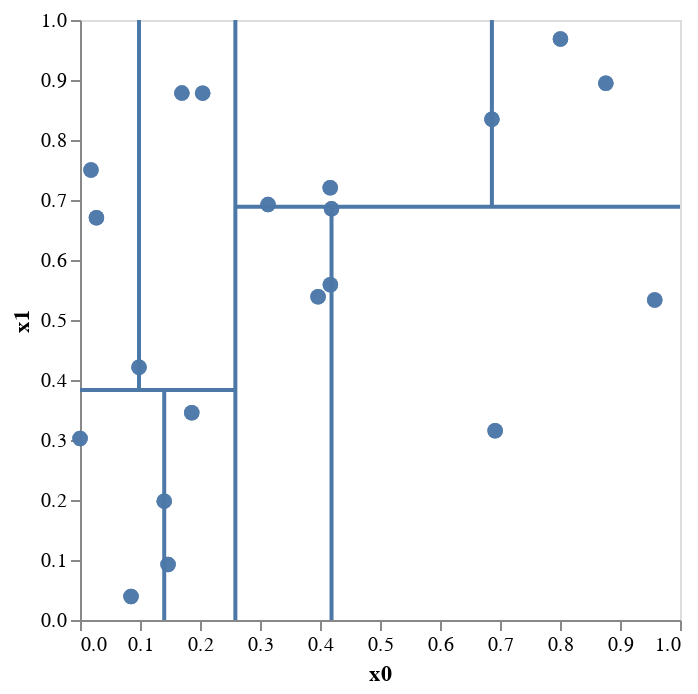

Source (notebook cell):
### Markdown cell above
Now, the 2-dimensional plot shows the first two levels of partitioning in a k-d tree.

The lines divide the space into rectangles, each associated with a node in the k-d tree. The blue dots represent the data points, and their position relative to the lines indicates in which node of the k-d tree they would be located. The structure of these partitions reflects the hierarchical, recursive nature of the k-d tree, and the plot visualizes how a two-level k-d tree organizes the data in 2D space. Each subsequent depth would further subdivide the regions until each leaf node of the tree contains a small number of points, potentially down to a single point.

- **Clusters** in a k-d tree plot they simply represent how the k-d tree organizes the data points into different partitions for efficient nearest neighbor searches.
- Each rectangular region formed by the intersecting lines can be thought of as a "bucket" that groups points together based on the splitting criteria of the tree at each depth. These regions become nodes in the k-d tree.
- The points within each rectangle are not necessarily the closest to each other in the dataset; they just happen to fall within the same partition based on the dimension and the median value at that node in the tree.

- **Dots over the lines** represent data points that lie exactly on the splitting hyperplane at any given depth of the tree.
- In 2D space, these "lines" are the splitting criteria — one line splits across the `x0` axis and the other across the `x1` axis. The dots on the lines are the points where the `x0` or `x1` value is equal to the median of the respective dimension used for the split at that level of the tree.
- When building the k-d tree, these points could be assigned to either the left or right subtree arbitrarily, or some implementations may have a rule to decide on which side of the split such points should go.

- The precise position of the dots, whether they're over the lines or not, is significant for how the tree will navigate during nearest neighbor searches, but it does not provide direct information about the density or the true "closeness" of the points unless we consider the actual distances between them.

### Code cell
kdt.plot2d(depth=3)

### Figure 1 — Vega-Lite specification as saved in the notebook (floating-point values rounded to 4 significant figures)
{"config": {"view": {"continuousWidth": 300, "continuousHeight": 300}}, "layer": [{"data": {"name": "data-27c49ca2d2c0e4fe4f94f1d7c160a361"}, "mark": {"type": "circle", "size": 60}, "encoding": {"x": {"axis": {"grid": false}, "field": "x0", "type": "quantitative"}, "y": {"axis": {"grid": false}, "field": "x1", "type": "quantitative"}}}, {"data": {"name": "data-9bc712eec4862e0da7b537a787dfb3ee"}, "mark": {"type": "line"}, "encoding": {"x": {"axis": {"grid": false}, "field": "x0", "type": "quantitative"}, "y": {"axis": {"grid": false}, "field": "x1", "type": "quantitative"}}}, {"layer": [{"data": {"name": "data-7973e3913bac78a2baa4c4ec11621abd"}, "mark": {"type": "circle", "size": 60}, "encoding": {"x": {"axis": {"grid": false}, "field": "x0", "type": "quantitative"}, "y": {"axis": {"grid": false}, "field": "x1", "type": "quantitative"}}}, {"data": {"name": "data-e97518c52016479bcce556dfc5709844"}, "mark": {"type": "line"}, "encoding": {"x": {"axis": {"grid": false}, "field": "x0", "type": "quantitative"}, "y": {"axis": {"grid": false}, "field": "x1", "type": "quantitative"}}}, {"layer": [{"data": {"name": "data-657747fab5880c708469930737ea95ef"}, "mark": {"type": "circle", "size": 60}, "encoding": {"x": {"axis": {"grid": false}, "field": "x0", "type": "quantitative"}, "y": {"axis": {"grid": false}, "field": "x1", "type": "quantitative"}}}, {"data": {"name": "data-05126c66c4ff0f169733929c9a1f1121"}, "mark": {"type": "line"}, "encoding": {"x": {"axis": {"grid": false}, "field": "x0", "type": "quantitative"}, "y": {"axis": {"grid": false}, "field": "x1", "type": "quantitative"}}}], "encoding": {}}, {"layer": [{"data": {"name": "data-a5bfb3ebb114c79d889a25cb59fe8c56"}, "mark": {"type": "circle", "size": 60}, "encoding": {"x": {"axis": {"grid": false}, "field": "x0", "type": "quantitative"}, "y": {"axis": {"grid": false}, "field": "x1", "type": "quantitative"}}}, {"data": {"name": "data-27c1ded7b6ba14a375b2a970054cbf74"}, "mark": {"type": "line"}, "encoding": {"x": {"axis": {"grid": false}, "field": "x0", "type": "quantitative"}, "y": {"axis": {"grid": false}, "field": "x1", "type": "quantitative"}}}], "encoding": {}}], "encoding": {}}, {"layer": [{"data": {"name": "data-dd7c6600cc9575f5eda9bc467c82864d"}, "mark": {"type": "circle", "size": 60}, "encoding": {"x": {"axis": {"grid": false}, "field": "x0", "type": "quantitative"}, "y": {"axis": {"grid": false}, "field": "x1", "type": "quantitative"}}}, {"data": {"name": "data-8d3d33f07fb14f5590a66386df1a92e2"}, "mark": {"type": "line"}, "encoding": {"x": {"axis": {"grid": false}, "field": "x0", "type": "quantitative"}, "y": {"axis": {"grid": false}, "field": "x1", "type": "quantitative"}}}, {"layer": [{"data": {"name": "data-a86604c8a75a2a2ce7fe89bf9a1b4dc2"}, "mark": {"type": "circle", "size": 60}, "encoding": {"x": {"axis": {"grid": false}, "field": "x0", "type": "quantitative"}, "y": {"axis": {"grid": false}, "field": "x1", "type": "quantitative"}}}, {"data": {"name": "data-1b7adb1dccc7cebdbc14ba303905813a"}, "mark": {"type": "line"}, "encoding": {"x": {"axis": {"grid": false}, "field": "x0", "type": "quantitative"}, "y": {"axis": {"grid": false}, "field": "x1", "type": "quantitative"}}}], "encoding": {}}, {"layer": [{"data": {"name": "data-fb99218048d74684c8738b9f89b0a7c6"}, "mark": {"type": "circle", "size": 60}, "encoding": {"x": {"axis": {"grid": false}, "field": "x0", "type": "quantitative"}, "y": {"axis": {"grid": false}, "field": "x1", "type": "quantitative"}}}, {"data": {"name": "data-115aab6c315102839f7afa8a96ddcf0a"}, "mark": {"type": "line"}, "encoding": {"x": {"axis": {"grid": false}, "field": "x0", "type": "quantitative"}, "y": {"axis": {"grid": false}, "field": "x1", "type": "quantitative"}}}], "encoding": {}}], "encoding": {}}], "encoding": {}, "$schema": "https://vega.github.io/schema/vega-lite/v5.8.0.json", "datasets": {"data-27c49ca2d2c0e4fe4f94f1d7c160a361": [{"x0": 0.417, "x1": 0.7203}, {"x0": 0.0001144, "x1": 0.3023}, {"x0": 0.1468, "x1": 0.09234}, {"x0": 0.1863, "x1": 0.3456}, {"x0": 0.3968, "x1": 0.5388}, {"x0": 0.4192, "x1": 0.6852}, {"x0": 0.2045, "x1": 0.8781}, {"x0": 0.02739, "x1": 0.6705}, {"x0": 0.4173, "x1": 0.5587}, {"x0": 0.1404, "x1": 0.1981}, {"x0": 0.8007, "x1": 0.9683}, {"x0": 0.3134, "x1": 0.6923}, {"x0": 0.8764, "x1": 0.8946}, {"x0": 0.08504, "x1": 0.03905}, {"x0": 0.1698, "x1": 0.8781}, {"x0": 0.09835, "x1": 0.4211}, {"x0": 0.9579, "x1": 0.5332}, {"x0": 0.6919, "x1": 0.3155}, {"x0": 0.6865, "x1": 0.8346}, {"x0": 0.01829, "x1": 0.7501}], "data-9bc712eec4862e0da7b537a787dfb3ee": [{"x0": 0.2589, "x1": 0.0}, {"x0": 0.2589, "x1": 1.0}], "data-7973e3913bac78a2baa4c4ec11621abd": [{"x0": 0.0001144, "x1": 0.3023}, {"x0": 0.01829, "x1": 0.7501}, {"x0": 0.02739, "x1": 0.6705}, {"x0": 0.08504, "x1": 0.03905}, {"x0": 0.09835, "x1": 0.4211}, {"x0": 0.1404, "x1": 0.1981}, {"x0": 0.1468, "x1": 0.09234}, {"x0": 0.1698, "x1": 0.8781}, {"x0": 0.1863, "x1": 0.3456}, {"x0": 0.2045, "x1": 0.8781}], "data-e97518c52016479bcce556dfc5709844": [{"x0": 0.0, "x1": 0.3833}, {"x0": 0.2589, "x1": 0.3833}], "data-657747fab5880c708469930737ea95ef": [{"x0": 0.08504, "x1": 0.03905}, {"x0": 0.1468, "x1": 0.09234}, {"x0": 0.1404, "x1": 0.1981}, {"x0": 0.0001144, "x1": 0.3023}, {"x0": 0.1863, "x1": 0.3456}], "data-05126c66c4ff0f169733929c9a1f1121": [{"x0": 0.1404, "x1": 0.0}, {"x0": 0.1404, "x1": 0.3833}], "data-a5bfb3ebb114c79d889a25cb59fe8c56": [{"x0": 0.09835, "x1": 0.4211}, {"x0": 0.02739, "x1": 0.6705}, {"x0": 0.01829, "x1": 0.7501}, {"x0": 0.2045, "x1": 0.8781}, {"x0": 0.1698, "x1": 0.8781}], "data-27c1ded7b6ba14a375b2a970054cbf74": [{"x0": 0.09835, "x1": 0.3833}, {"x0": 0.09835, "x1": 1.0}], "data-dd7c6600cc9575f5eda9bc467c82864d": [{"x0": 0.3134, "x1": 0.6923}, {"x0": 0.3968, "x1": 0.5388}, {"x0": 0.417, "x1": 0.7203}, {"x0": 0.4173, "x1": 0.5587}, {"x0": 0.4192, "x1": 0.6852}, {"x0": 0.6865, "x1": 0.8346}, {"x0": 0.6919, "x1": 0.3155}, {"x0": 0.8007, "x1": 0.9683}, {"x0": 0.8764, "x1": 0.8946}, {"x0": 0.9579, "x1": 0.5332}], "data-8d3d33f07fb14f5590a66386df1a92e2": [{"x0": 0.2589, "x1": 0.6888}, {"x0": 1.0, "x1": 0.6888}], "data-a86604c8a75a2a2ce7fe89bf9a1b4dc2": [{"x0": 0.6919, "x1": 0.3155}, {"x0": 0.9579, "x1": 0.5332}, {"x0": 0.3968, "x1": 0.5388}, {"x0": 0.4173, "x1": 0.5587}, {"x0": 0.4192, "x1": 0.6852}], "data-1b7adb1dccc7cebdbc14ba303905813a": [{"x0": 0.4192, "x1": 0.0}, {"x0": 0.4192, "x1": 0.6888}], "data-fb99218048d74684c8738b9f89b0a7c6": [{"x0": 0.3134, "x1": 0.6923}, {"x0": 0.417, "x1": 0.7203}, {"x0": 0.6865, "x1": 0.8346}, {"x0": 0.8764, "x1": 0.8946}, {"x0": 0.8007, "x1": 0.9683}], "data-115aab6c315102839f7afa8a96ddcf0a": [{"x0": 0.6865, "x1": 0.6888}, {"x0": 0.6865, "x1": 1.0}]}}
